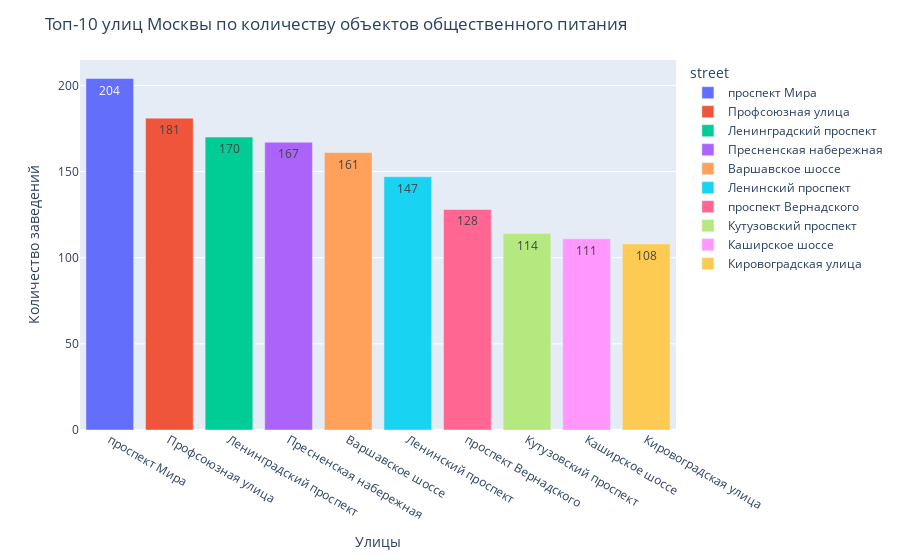

The cell this chart's notebook holds for it:
### Code cell
# построение столбчатой диаграммы
fig = px.bar(top_10, x='street', y='id', text='id', color = 'street')
fig.update_layout(
    title='Топ-10 улиц Москвы по количеству объектов общественного питания',
    xaxis_title="Улицы",
    yaxis_title="Количество заведений")
fig.show()

### Figure 1 — Plotly figure (JSON) as saved in the notebook; plotly's stock layout.template omitted (floating-point values rounded to 4 significant figures)
{"data": [{"alignmentgroup": "True", "hovertemplate": "street=%{x}<br>id=%{text}<extra></extra>", "legendgroup": "проспект Мира", "marker": {"color": "#636efa", "pattern": {"shape": ""}}, "name": "проспект Мира", "offsetgroup": "проспект Мира", "orientation": "v", "showlegend": true, "text": [204], "textposition": "auto", "type": "bar", "x": ["проспект Мира"], "xaxis": "x", "y": [204], "yaxis": "y"}, {"alignmentgroup": "True", "hovertemplate": "street=%{x}<br>id=%{text}<extra></extra>", "legendgroup": "Профсоюзная улица", "marker": {"color": "#EF553B", "pattern": {"shape": ""}}, "name": "Профсоюзная улица", "offsetgroup": "Профсоюзная улица", "orientation": "v", "showlegend": true, "text": [181], "textposition": "auto", "type": "bar", "x": ["Профсоюзная улица"], "xaxis": "x", "y": [181], "yaxis": "y"}, {"alignmentgroup": "True", "hovertemplate": "street=%{x}<br>id=%{text}<extra></extra>", "legendgroup": "Ленинградский проспект", "marker": {"color": "#00cc96", "pattern": {"shape": ""}}, "name": "Ленинградский проспект", "offsetgroup": "Ленинградский проспект", "orientation": "v", "showlegend": true, "text": [170], "textposition": "auto", "type": "bar", "x": ["Ленинградский проспект"], "xaxis": "x", "y": [170], "yaxis": "y"}, {"alignmentgroup": "True", "hovertemplate": "street=%{x}<br>id=%{text}<extra></extra>", "legendgroup": "Пресненская набережная", "marker": {"color": "#ab63fa", "pattern": {"shape": ""}}, "name": "Пресненская набережная", "offsetgroup": "Пресненская набережная", "orientation": "v", "showlegend": true, "text": [167], "textposition": "auto", "type": "bar", "x": ["Пресненская набережная"], "xaxis": "x", "y": [167], "yaxis": "y"}, {"alignmentgroup": "True", "hovertemplate": "street=%{x}<br>id=%{text}<extra></extra>", "legendgroup": "Варшавское шоссе", "marker": {"color": "#FFA15A", "pattern": {"shape": ""}}, "name": "Варшавское шоссе", "offsetgroup": "Варшавское шоссе", "orientation": "v", "showlegend": true, "text": [161], "textposition": "auto", "type": "bar", "x": ["Варшавское шоссе"], "xaxis": "x", "y": [161], "yaxis": "y"}, {"alignmentgroup": "True", "hovertemplate": "street=%{x}<br>id=%{text}<extra></extra>", "legendgroup": "Ленинский проспект", "marker": {"color": "#19d3f3", "pattern": {"shape": ""}}, "name": "Ленинский проспект", "offsetgroup": "Ленинский проспект", "orientation": "v", "showlegend": true, "text": [147], "textposition": "auto", "type": "bar", "x": ["Ленинский проспект"], "xaxis": "x", "y": [147], "yaxis": "y"}, {"alignmentgroup": "True", "hovertemplate": "street=%{x}<br>id=%{text}<extra></extra>", "legendgroup": "проспект Вернадского", "marker": {"color": "#FF6692", "pattern": {"shape": ""}}, "name": "проспект Вернадского", "offsetgroup": "проспект Вернадского", "orientation": "v", "showlegend": true, "text": [128], "textposition": "auto", "type": "bar", "x": ["проспект Вернадского"], "xaxis": "x", "y": [128], "yaxis": "y"}, {"alignmentgroup": "True", "hovertemplate": "street=%{x}<br>id=%{text}<extra></extra>", "legendgroup": "Кутузовский проспект", "marker": {"color": "#B6E880", "pattern": {"shape": ""}}, "name": "Кутузовский проспект", "offsetgroup": "Кутузовский проспект", "orientation": "v", "showlegend": true, "text": [114], "textposition": "auto", "type": "bar", "x": ["Кутузовский проспект"], "xaxis": "x", "y": [114], "yaxis": "y"}, {"alignmentgroup": "True", "hovertemplate": "street=%{x}<br>id=%{text}<extra></extra>", "legendgroup": "Каширское шоссе", "marker": {"color": "#FF97FF", "pattern": {"shape": ""}}, "name": "Каширское шоссе", "offsetgroup": "Каширское шоссе", "orientation": "v", "showlegend": true, "text": [111], "textposition": "auto", "type": "bar", "x": ["Каширское шоссе"], "xaxis": "x", "y": [111], "yaxis": "y"}, {"alignmentgroup": "True", "hovertemplate": "street=%{x}<br>id=%{text}<extra></extra>", "legendgroup": "Кировоградская улица", "marker": {"color": "#FECB52", "pattern": {"shape": ""}}, "name": "Кировоградская улица", "offsetgroup": "Кировоградская улица", "orientation": "v", "showlegend": true, "text": [108], "textposition": "auto", "type": "bar", "x": ["Кировоградская улица"], "xaxis": "x", "y": [108], "yaxis": "y"}], "layout": {"barmode": "relative", "legend": {"title": {"text": "street"}, "tracegroupgap": 0}, "margin": {"t": 60}, "title": {"text": "Топ-10 улиц Москвы по количеству объектов общественного питания"}, "xaxis": {"anchor": "y", "categoryarray": ["проспект Мира", "Профсоюзная улица", "Ленинградский проспект", "Пресненская набережная", "Варшавское шоссе", "Ленинский проспект", "проспект Вернадского", "Кутузовский проспект", "Каширское шоссе", "Кировоградская улица"], "categoryorder": "array", "domain": [0, 1], "title": {"text": "Улицы"}}, "yaxis": {"anchor": "x", "domain": [0, 1], "title": {"text": "Количество заведений"}}}}
